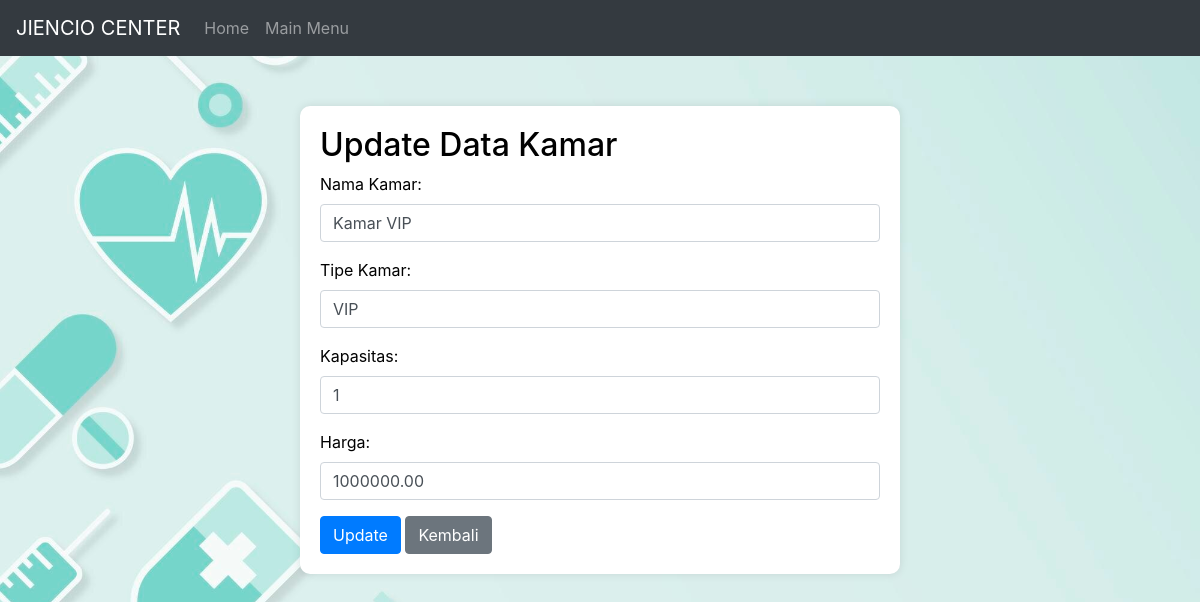
Page /updatekamar.php?id_kamar=2 on the committed database.
### tables this page shows
CREATE TABLE `kamar` (
  `id_kamar` int(11) NOT NULL,
  `nama_kamar` varchar(100) NOT NULL,
  `tipe_kamar` varchar(50) NOT NULL,
  `kapasitas` int(11) NOT NULL,
  `harga` decimal(10,2) NOT NULL
);

### updatekamar.php (the view, shortened to what this page needs)
<!DOCTYPE html>
<html lang="en">
<head>
    <link rel="stylesheet" href="https://cdn.jsdelivr.net/npm/bootstrap@4.6.1/dist/css/bootstrap.min.css"
>
</head>
<body>
    <nav class="navbar navbar-expand-lg navbar-dark bg-dark">
        <a class="navbar-brand" href="home.php">JIENCIO CENTER</a>
        <div class="collapse navbar-collapse" id="navbarNav">
            <ul class="navbar-nav">
                <li class="nav-item <?php if ($_SERVER['PHP_SELF'] == '/home.php') echo 'active'; ?>">
                    <a class="nav-link" href="home.php">Home</a>
                </li>
                <li class="nav-item <?php if ($_SERVER['PHP_SELF'] == '/indexutama.php') echo 'active'; ?>">
                    <a class="nav-link" href="indexutama.php">Main Menu</a>
                </li>
            </ul>
        </div>
    </nav>
    <div class="container">
        <div class="form-container">
            <h2>Update Data Kamar</h2>
            <?php
            include "koneksi.php";
            if ($_SERVER["REQUEST_METHOD"] == "GET" && isset($_GET["id_kamar"])) {
                $id_kamar = $_GET["id_kamar"];
                $sql = "SELECT * FROM kamar WHERE id_kamar=?";
                $stmt = mysqli_prepare($kon, $sql);
                if ($stmt) {
                    mysqli_stmt_bind_param($stmt, "i", $id_kamar);
                    if (mysqli_stmt_execute($stmt)) {
                        $result = mysqli_stmt_get_result($stmt);
                        $row = mysqli_fetch_assoc($result);
                        if ($row) {
            ?>
            <form method="POST" action="proses_updatekamar.php">
                <div class="form-group">
                    <label for="nama_kamar">Nama Kamar:</label>
                    <input type="text" class="form-control" id="nama_kamar" name="nama_kamar"
                        value="<?php echo $row['nama_kamar']; ?>" required>
                </div>
                <div class="form-group">
                    <label for="tipe_kamar">Tipe Kamar:</label>
                    <input type="text" class="form-control" id="tipe_kamar" name="tipe_kamar"
                        value="<?php echo $row['tipe_kamar']; ?>" required>
                </div>
                <div class="form-group">
                    <label for="kapasitas">Kapasitas:</label>
                    <input type="number" class="form-control" id="kapasitas" name="kapasitas"
                        value="<?php echo $row['kapasitas']; ?>" required>
                </div>
                <div class="form-group">
                    <label for="harga">Harga:</label>
                    <input type="number" class="form-control" id="harga" name="harga"
                        value="<?php echo $row['harga']; ?>" required>
                </div>
                <button type="submit" class="btn btn-primary">Update</button>
                <a href="indexkamar.php" class="btn btn-secondary">Kembali</a>
            </form>
            <?php
                        } else {
                            echo "<div class='alert alert-danger'>Data kamar tidak ditemukan.</div>";
                        }
                    } else {
                        echo "<div class='alert alert-danger'>Error: " . mysqli_error($kon) . "</div>";
                    }
                } else {
                    echo "<div class='alert alert-danger'>Error: " . mysqli_error($kon) . "</div>";
                }
            } else {
                echo "<div class='alert alert-danger'>ID Kamar tidak ditemukan atau metode request tidak valid.</div>";
            }
            ?>
        </div>
    </div>
</body>
</html>

### updatekamar.php (style rules this page uses)
body { background-image: url('gambarbg.jpg'); background-size: cover; background-position: center; color: black; }
.form-container { max-width: 600px; margin: 0 auto; margin-top: 50px; padding: 20px; background-color: #fff; border-radius: 10px; box-shadow: 0px 0px 10px 0px rgba(0, 0, 0, 0.1); }

### rows in the picture
kamar: nama_kamar "Kamar VIP", tipe_kamar "VIP", kapasitas "1", harga "1000000.00"
